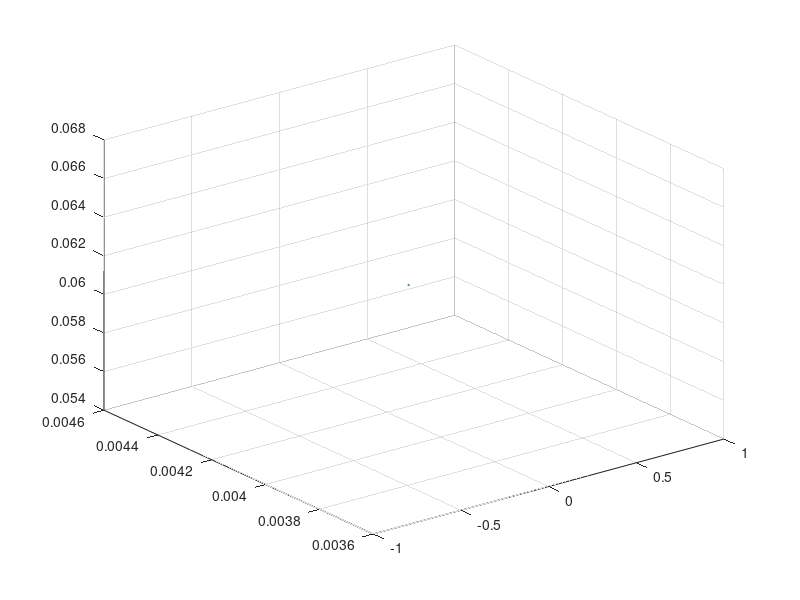

MATLAB code for this plot:
scatter3(0.159831, 0.063000, 0.088529, 1);
scatter3(0.158159, 0.063000, 0.076849, 1);
scatter3(0.158159, 0.063000, 0.076849, 1);
scatter3(0.152056, 0.063000, 0.088314, 1);
scatter3(0.149969, 0.063000, 0.080576, 1);
scatter3(0.148535, 0.063000, 0.084564, 1);
scatter3(0.149386, 0.063000, 0.066097, 1);
scatter3(0.155858, 0.063000, 0.026433, 1);
scatter3(0.145265, 0.063000, 0.088575, 1);
scatter3(0.155358, 0.063000, 0.023549, 1);
scatter3(0.147461, 0.063000, 0.062079, 1);
scatter3(0.156207, 0.063000, 0.007119, 1);
scatter3(0.148121, 0.063000, 0.055920, 1);
scatter3(0.148121, 0.063000, 0.055920, 1);
scatter3(0.148121, 0.063000, 0.055920, 1);
scatter3(0.151907, 0.063000, 0.023605, 1);
scatter3(0.144971, 0.063000, 0.066000, 1);
scatter3(0.144971, 0.063000, 0.066000, 1);
scatter3(0.152193, 0.063000, 0.020157, 1);
scatter3(0.142348, 0.063000, 0.072742, 1);
scatter3(0.138980, 0.063000, 0.058844, 1);
scatter3(0.139810, 0.063000, 0.048532, 1);
scatter3(0.136642, 0.063000, 0.065905, 1);
scatter3(0.136642, 0.063000, 0.065905, 1);
scatter3(0.133118, 0.063000, 0.084603, 1);
scatter3(0.133118, 0.063000, 0.084603, 1);
scatter3(0.134813, 0.063000, 0.048596, 1);
scatter3(0.131514, 0.063000, 0.066359, 1);
scatter3(0.131514, 0.063000, 0.066359, 1);
scatter3(0.129641, 0.063000, 0.062008, 1);
scatter3(0.130341, 0.063000, 0.048450, 1);
scatter3(0.127590, 0.063000, 0.065984, 1);
scatter3(0.127590, 0.063000, 0.065984, 1);
scatter3(0.125728, 0.063000, 0.052968, 1);
scatter3(0.120408, 0.063000, 0.065875, 1);
scatter3(0.120408, 0.063000, 0.065875, 1);
scatter3(0.117149, 0.063000, 0.088524, 1);
scatter3(0.123885, 0.063000, 0.016147, 1);
scatter3(0.123885, 0.063000, 0.016147, 1);
scatter3(0.162597, 0.036711, 0.093000, 1);
scatter3(0.162597, 0.036711, 0.093000, 1);
scatter3(0.113936, 0.063000, 0.058859, 1);
scatter3(0.109529, 0.063000, 0.084629, 1);
scatter3(0.109529, 0.063000, 0.084629, 1);
scatter3(0.111874, 0.063000, 0.055847, 1);
scatter3(0.144535, 0.043436, 0.093000, 1);
scatter3(0.112696, 0.063000, 0.026589, 1);
scatter3(0.113703, 0.063000, 0.016705, 1);
scatter3(0.162738, 0.031726, 0.093000, 1);
scatter3(0.110916, 0.063000, 0.010893, 1);
scatter3(0.100639, 0.063000, 0.080695, 1);
scatter3(0.099309, 0.063000, 0.018783, 1);
scatter3(0.099242, 0.063000, 0.016647, 1);
scatter3(0.088869, 0.063000, 0.088421, 1);
scatter3(0.092136, 0.054347, 0.093000, 1);
scatter3(0.106726, 0.045117, 0.093000, 1);
scatter3(0.096958, 0.049947, 0.093000, 1);
scatter3(0.078667, 0.063000, 0.030554, 1);
scatter3(0.078667, 0.063000, 0.030554, 1);
scatter3(0.075772, 0.063000, 0.041236, 1);
scatter3(0.087839, 0.053299, 0.093000, 1);
scatter3(0.074552, 0.063000, 0.038083, 1);
scatter3(0.093820, 0.048709, 0.093000, 1);
scatter3(0.073462, 0.063000, 0.021630, 1);
scatter3(0.129366, 0.027809, 0.093000, 1);
scatter3(0.129366, 0.027809, 0.093000, 1);
scatter3(0.085770, 0.051791, 0.093000, 1);
scatter3(0.142065, 0.020509, 0.093000, 1);
scatter3(0.074873, 0.057630, 0.093000, 1);
scatter3(0.093618, 0.046865, 0.093000, 1);
scatter3(0.082197, 0.053186, 0.093000, 1);
scatter3(0.068692, 0.063000, 0.037613, 1);
scatter3(0.068641, 0.063000, 0.031864, 1);
scatter3(0.083317, 0.051292, 0.093000, 1);
scatter3(0.099207, 0.041438, 0.093000, 1);
scatter3(0.094362, 0.044136, 0.093000, 1);
scatter3(0.066753, 0.063000, 0.023351, 1);
scatter3(0.091008, 0.045485, 0.093000, 1);
scatter3(0.091008, 0.045485, 0.093000, 1);
scatter3(0.112883, 0.032686, 0.093000, 1);
scatter3(0.091930, 0.044077, 0.093000, 1);
scatter3(0.080583, 0.050413, 0.093000, 1);
scatter3(0.133637, 0.020212, 0.093000, 1);
scatter3(0.098206, 0.039399, 0.093000, 1);
scatter3(0.098206, 0.039399, 0.093000, 1);
scatter3(0.062189, 0.063000, 0.024890, 1);
scatter3(0.062189, 0.063000, 0.024890, 1);
scatter3(0.086900, 0.045565, 0.093000, 1);
scatter3(0.060636, 0.063000, 0.036652, 1);
scatter3(0.092425, 0.041913, 0.093000, 1);
scatter3(0.078177, 0.048472, 0.093000, 1);
scatter3(0.099045, 0.036526, 0.093000, 1);
scatter3(0.099045, 0.036526, 0.093000, 1);
scatter3(0.056527, 0.063000, 0.041297, 1);
scatter3(0.095209, 0.037975, 0.093000, 1);
scatter3(0.095209, 0.037975, 0.093000, 1);
scatter3(0.088840, 0.041610, 0.093000, 1);
scatter3(0.088840, 0.041610, 0.093000, 1);
scatter3(0.083814, 0.044404, 0.093000, 1);
scatter3(0.083814, 0.044404, 0.093000, 1);
scatter3(0.134064, 0.015519, 0.093000, 1);
scatter3(0.054743, 0.063000, 0.031477, 1);
scatter3(0.072423, 0.049885, 0.093000, 1);
scatter3(0.100522, 0.033721, 0.093000, 1);
scatter3(0.100522, 0.033721, 0.093000, 1);
scatter3(0.083841, 0.043011, 0.093000, 1);
scatter3(0.085324, 0.041413, 0.093000, 1);
scatter3(0.085324, 0.041413, 0.093000, 1);
scatter3(0.115741, 0.023230, 0.093000, 1);
scatter3(0.115741, 0.023230, 0.093000, 1);
scatter3(0.050664, 0.063000, 0.042850, 1);
scatter3(0.078727, 0.044287, 0.093000, 1);
scatter3(0.088697, 0.038096, 0.093000, 1);
scatter3(0.049257, 0.063000, 0.040780, 1);
scatter3(0.049257, 0.063000, 0.040780, 1);
scatter3(0.082213, 0.041547, 0.093000, 1);
scatter3(0.132057, 0.012061, 0.093000, 1);
scatter3(0.087550, 0.037407, 0.093000, 1);
scatter3(0.047111, 0.063000, 0.034992, 1);
scatter3(0.085369, 0.037972, 0.093000, 1);
scatter3(0.049033, 0.063000, 0.003363, 1);
scatter3(0.079079, 0.041547, 0.093000, 1);
scatter3(0.045690, 0.063000, 0.042613, 1);
scatter3(0.045690, 0.063000, 0.042613, 1);
scatter3(0.110342, 0.023034, 0.093000, 1);
scatter3(0.044429, 0.063000, 0.037083, 1);
scatter3(0.085726, 0.036429, 0.093000, 1);
scatter3(0.045027, 0.063000, 0.025450, 1);
scatter3(0.045027, 0.063000, 0.025450, 1);
scatter3(0.083421, 0.037502, 0.093000, 1);
scatter3(0.078069, 0.040056, 0.093000, 1);
scatter3(0.041950, 0.063000, 0.041348, 1);
scatter3(0.104387, 0.023859, 0.093000, 1);
scatter3(0.075416, 0.040673, 0.093000, 1);
scatter3(0.082086, 0.036601, 0.093000, 1);
scatter3(0.040468, 0.063000, 0.038545, 1);
scatter3(0.040468, 0.063000, 0.038545, 1);
scatter3(0.040687, 0.063000, 0.032072, 1);
scatter3(0.040936, 0.063000, 0.019765, 1);
scatter3(0.040936, 0.063000, 0.019765, 1);
scatter3(0.040936, 0.063000, 0.019765, 1);
scatter3(0.101840, 0.023917, 0.093000, 1);
scatter3(0.101840, 0.023917, 0.093000, 1);
scatter3(0.055428, 0.051225, 0.093000, 1);
scatter3(0.081832, 0.035295, 0.093000, 1);
scatter3(0.084312, 0.033756, 0.093000, 1);
scatter3(0.072256, 0.040823, 0.093000, 1);
scatter3(0.072419, 0.040370, 0.093000, 1);
scatter3(0.099296, 0.023954, 0.093000, 1);
scatter3(0.099296, 0.023954, 0.093000, 1);
scatter3(0.077670, 0.036107, 0.093000, 1);
scatter3(0.097300, 0.023568, 0.093000, 1);
scatter3(0.093934, 0.025013, 0.093000, 1);
scatter3(0.093934, 0.025013, 0.093000, 1);
scatter3(0.075035, 0.036272, 0.093000, 1);
scatter3(0.075035, 0.036272, 0.093000, 1);
scatter3(0.074885, 0.035048, 0.093000, 1);
scatter3(0.094335, 0.023122, 0.093000, 1);
scatter3(0.084903, 0.028523, 0.093000, 1);
scatter3(0.029928, 0.063000, 0.003319, 1);
scatter3(0.024138, 0.063000, 0.046478, 1);
scatter3(0.023039, 0.063000, 0.039923, 1);
scatter3(0.023039, 0.063000, 0.039923, 1);
scatter3(0.022769, 0.063000, 0.041692, 1);
scatter3(0.083984, 0.023802, 0.093000, 1);
scatter3(0.022268, 0.063000, 0.047745, 1);
scatter3(0.021852, 0.063000, 0.053717, 1);
scatter3(0.078488, 0.025782, 0.093000, 1);
scatter3(0.078488, 0.025782, 0.093000, 1);
scatter3(0.019634, 0.063000, 0.057470, 1);
scatter3(0.019472, 0.063000, 0.055045, 1);
scatter3(0.019472, 0.063000, 0.055045, 1);
scatter3(0.019354, 0.063000, 0.051492, 1);
scatter3(0.019354, 0.063000, 0.051492, 1);
scatter3(0.019400, 0.063000, 0.048295, 1);
scatter3(0.019400, 0.063000, 0.048295, 1);
scatter3(0.019400, 0.063000, 0.048295, 1);
scatter3(0.019457, 0.063000, 0.042933, 1);
scatter3(0.019457, 0.063000, 0.042933, 1);
scatter3(0.019345, 0.063000, 0.036535, 1);
scatter3(0.038463, 0.047413, 0.093000, 1);
scatter3(0.012231, 0.063000, 0.050217, 1);
scatter3(0.066205, 0.025128, 0.093000, 1);
scatter3(0.066205, 0.025128, 0.093000, 1);
scatter3(0.071598, 0.021640, 0.093000, 1);
scatter3(0.006754, 0.063000, 0.051831, 1);
scatter3(0.006410, 0.063000, 0.055440, 1);
scatter3(0.006172, 0.063000, 0.057812, 1);
scatter3(0.006172, 0.063000, 0.057812, 1);
scatter3(0.006758, 0.063000, 0.043184, 1);
scatter3(0.008343, 0.063000, 0.003686, 1);
scatter3(0.006705, 0.063000, 0.036780, 1);
scatter3(0.001418, 0.063000, 0.082794, 1);
scatter3(0.000000, 0.062636, 0.086916, 1);
scatter3(0.000000, 0.062431, 0.084410, 1);
scatter3(-0.000000, 0.062437, 0.082045, 1);
scatter3(0.000000, 0.062480, 0.073427, 1);
scatter3(0.000000, 0.062480, 0.073427, 1);
scatter3(0.000000, 0.062313, 0.078059, 1);
scatter3(0.000000, 0.062773, 0.053898, 1);
scatter3(0.061362, 0.021715, 0.093000, 1);
scatter3(0.000000, 0.059879, 0.018488, 1);
scatter3(0.000000, 0.059879, 0.018488, 1);
scatter3(0.055550, 0.021735, 0.093000, 1);
scatter3(0.000000, 0.057918, 0.083112, 1);
scatter3(0.000000, 0.058345, 0.049167, 1);
scatter3(0.000000, 0.058345, 0.049167, 1);
scatter3(-0.000000, 0.058006, 0.039167, 1);
scatter3(-0.000000, 0.058006, 0.039167, 1);
scatter3(0.000000, 0.057821, 0.029818, 1);
scatter3(0.000000, 0.057821, 0.029818, 1);
scatter3(0.000000, 0.057462, 0.041401, 1);
scatter3(0.000000, 0.057429, 0.015109, 1);
scatter3(0.000000, 0.057071, 0.018791, 1);
scatter3(0.000000, 0.054116, 0.084177, 1);
scatter3(0.000000, 0.054140, 0.081793, 1);
scatter3(0.000000, 0.054140, 0.081793, 1);
scatter3(0.000000, 0.054140, 0.081793, 1);
scatter3(0.000000, 0.053994, 0.088530, 1);
scatter3(0.000000, 0.054149, 0.077817, 1);
scatter3(0.000000, 0.054214, 0.073129, 1);
scatter3(0.000000, 0.053943, 0.086674, 1);
scatter3(-0.000000, 0.055360, 0.001223, 1);
scatter3(0.000000, 0.053888, 0.002872, 1);
scatter3(0.000000, 0.052427, 0.082730, 1);
scatter3(0.000000, 0.052628, 0.017821, 1);
scatter3(-0.000000, 0.052554, 0.018009, 1);
scatter3(0.026588, 0.033315, 0.093000, 1);
scatter3(0.000000, 0.051832, 0.012202, 1);
scatter3(0.000000, 0.051618, 0.000916, 1);
scatter3(0.000000, 0.048423, 0.015432, 1);
scatter3(0.000000, 0.046575, 0.008107, 1);
scatter3(0.000000, 0.044786, 0.015103, 1);
scatter3(0.000000, 0.044823, 0.010597, 1);
scatter3(0.000000, 0.044823, 0.010597, 1);
scatter3(0.000000, 0.042796, 0.015840, 1);
scatter3(0.000000, 0.042796, 0.015840, 1);
scatter3(0.000000, 0.040662, 0.016429, 1);
scatter3(0.000000, 0.039632, 0.010086, 1);
scatter3(0.000000, 0.038735, 0.007665, 1);
scatter3(-0.000000, 0.037630, 0.004901, 1);
scatter3(0.000000, 0.037420, 0.019997, 1);
scatter3(0.000000, 0.037420, 0.019997, 1);
scatter3(0.000000, 0.036031, 0.000219, 1);
scatter3(0.000000, 0.035704, 0.002342, 1);
scatter3(0.000000, 0.034443, 0.019080, 1);
scatter3(0.000000, 0.028338, 0.045498, 1);
scatter3(0.000000, 0.028181, 0.056570, 1);
scatter3(0.000000, 0.028181, 0.056570, 1);
scatter3(0.000000, 0.028129, 0.033326, 1);
scatter3(0.000000, 0.028138, 0.054560, 1);
scatter3(0.000000, 0.028138, 0.054560, 1);
scatter3(0.000000, 0.027777, 0.051015, 1);
scatter3(0.000000, 0.027584, 0.027487, 1);
scatter3(-0.000000, 0.027453, 0.031009, 1);
scatter3(-0.000000, 0.027453, 0.031009, 1);
scatter3(0.000000, 0.027369, 0.042311, 1);
scatter3(0.000000, 0.027369, 0.042311, 1);
scatter3(0.000000, 0.027448, 0.071601, 1);
scatter3(0.000000, 0.027398, 0.064675, 1);
scatter3(0.000000, 0.026932, 0.055442, 1);
scatter3(0.000000, 0.026861, 0.038380, 1);
scatter3(0.000000, 0.026833, 0.048185, 1);
scatter3(0.000000, 0.026833, 0.048185, 1);
scatter3(0.000000, 0.026803, 0.044493, 1);
scatter3(0.000000, 0.026554, 0.060884, 1);
scatter3(-0.000000, 0.026095, 0.068104, 1);
scatter3(0.000000, 0.025781, 0.033197, 1);
scatter3(0.000000, 0.025292, 0.039751, 1);
scatter3(0.000000, 0.025292, 0.039751, 1);
scatter3(0.000000, 0.019808, 0.049662, 1);
scatter3(0.000000, 0.019808, 0.049662, 1);
scatter3(0.000000, 0.019681, 0.037459, 1);
scatter3(0.000000, 0.019681, 0.037459, 1);
scatter3(0.000000, 0.019792, 0.055397, 1);
scatter3(0.000000, 0.019792, 0.055397, 1);
scatter3(0.000000, 0.019545, 0.040456, 1);
scatter3(0.000000, 0.019545, 0.040456, 1);
scatter3(0.000000, 0.019554, 0.044544, 1);
scatter3(0.000000, 0.019554, 0.044544, 1);
scatter3(0.000000, 0.019402, 0.031416, 1);
scatter3(0.000000, 0.019402, 0.031416, 1);
scatter3(-0.000000, 0.019573, 0.062758, 1);
scatter3(0.000000, 0.019250, 0.034583, 1);
scatter3(0.000000, 0.019424, 0.058669, 1);
scatter3(0.000000, 0.019069, 0.042593, 1);
scatter3(-0.000000, 0.019082, 0.060754, 1);
scatter3(0.000000, 0.018716, 0.032795, 1);
scatter3(-0.000000, 0.018849, 0.048471, 1);
scatter3(0.000000, 0.018854, 0.054194, 1);
scatter3(-0.000000, 0.017862, 0.030208, 1);
scatter3(0.000000, 0.017911, 0.045328, 1);
scatter3(0.000000, 0.017911, 0.045328, 1);
scatter3(0.000000, 0.017758, 0.043575, 1);
scatter3(-0.000000, 0.017417, 0.041474, 1);
scatter3(0.000000, 0.017391, 0.059631, 1);
scatter3(0.000000, 0.016836, 0.042535, 1);
scatter3(0.000000, 0.016701, 0.045176, 1);
scatter3(-0.000000, 0.016810, 0.060716, 1);
scatter3(0.000000, 0.016285, 0.034059, 1);
scatter3(0.000000, 0.016285, 0.034059, 1);
scatter3(-0.000000, 0.015957, 0.031925, 1);
scatter3(-0.000000, 0.015957, 0.031925, 1);
scatter3(0.000000, 0.015954, 0.036622, 1);
scatter3(0.000000, 0.016082, 0.051695, 1);
scatter3(0.000000, 0.015427, 0.048448, 1);
scatter3(0.000000, 0.015456, 0.054142, 1);
scatter3(0.000000, 0.015257, 0.042286, 1);
scatter3(0.000000, 0.015240, 0.060461, 1);
scatter3(-0.000000, 0.014911, 0.059050, 1);
scatter3(0.000000, 0.014504, 0.047361, 1);
scatter3(0.000000, 0.014504, 0.047361, 1);
scatter3(0.000000, 0.014501, 0.053100, 1);
scatter3(0.000000, 0.012619, 0.038884, 1);
scatter3(0.000000, 0.012619, 0.038884, 1);
scatter3(-0.000000, 0.009078, 0.033632, 1);
scatter3(0.000000, 0.009317, 0.060683, 1);
scatter3(0.000000, 0.008950, 0.046049, 1);
scatter3(0.000000, 0.008950, 0.046049, 1);
scatter3(0.000000, 0.008937, 0.057550, 1);
scatter3(0.000000, 0.008937, 0.057550, 1);
scatter3(0.000000, 0.008380, 0.029850, 1);
scatter3(0.000000, 0.008380, 0.029850, 1);
scatter3(-0.000000, 0.008723, 0.050928, 1);
scatter3(-0.000000, 0.008723, 0.050928, 1);
scatter3(0.000000, 0.007767, 0.025750, 1);
scatter3(0.000000, 0.007767, 0.025750, 1);
scatter3(0.000000, 0.007726, 0.027972, 1);
scatter3(0.000000, 0.007967, 0.056298, 1);
scatter3(0.000000, 0.007469, 0.052255, 1);
scatter3(0.000000, 0.007112, 0.043937, 1);
scatter3(-0.000000, 0.007027, 0.049686, 1);
scatter3(0.000000, 0.006744, 0.039210, 1);
scatter3(0.000000, 0.006744, 0.039210, 1);
scatter3(0.000000, 0.006714, 0.048468, 1);
scatter3(0.000000, 0.006714, 0.048468, 1);
scatter3(0.000000, 0.006834, 0.057471, 1);
scatter3(0.000000, 0.006713, 0.050932, 1);
scatter3(0.000000, 0.006713, 0.050932, 1);
scatter3(0.000000, 0.006123, 0.030417, 1);
scatter3(0.000000, 0.005908, 0.030486, 1);
scatter3(0.000000, 0.005596, 0.041577, 1);
scatter3(0.000000, 0.005596, 0.041577, 1);
scatter3(0.000000, 0.005392, 0.033173, 1);
scatter3(0.000000, 0.005785, 0.063324, 1);
scatter3(0.000000, 0.005238, 0.056372, 1);
scatter3(-0.000000, 0.004681, 0.029355, 1);
scatter3(-0.000000, 0.004681, 0.029355, 1);
scatter3(0.000000, 0.004613, 0.046132, 1);
scatter3(0.000000, 0.004613, 0.046132, 1);
scatter3(0.000000, 0.004682, 0.050738, 1);
scatter3(0.000000, 0.004527, 0.057562, 1);
scatter3(0.000000, 0.004422, 0.052357, 1);
scatter3(0.000000, 0.004422, 0.052357, 1);
scatter3(0.000000, 0.004120, 0.061109, 1);
hold all
